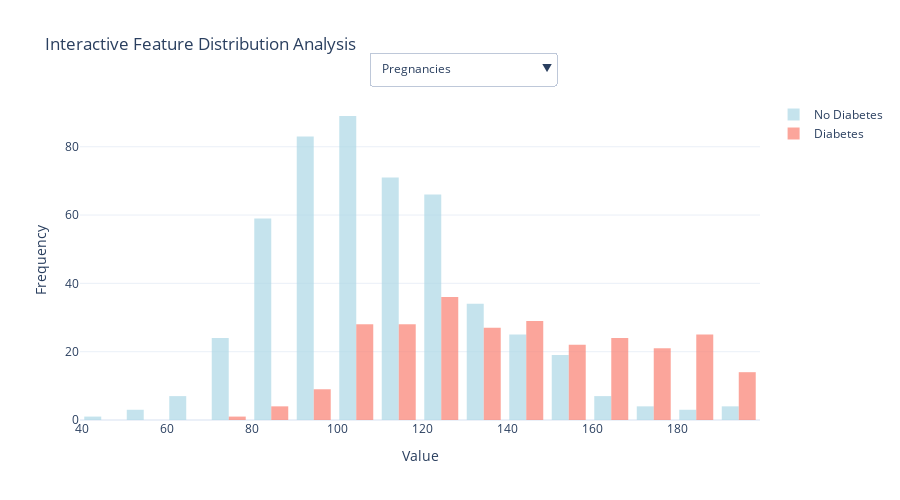

This figure's notebook cell:
### Code cell
# Create interactive feature distribution dashboard
def create_interactive_overview():
    numeric_cols = ['Pregnancies', 'Glucose', 'BloodPressure', 'SkinThickness', 'Insulin', 'BMI', 'DiabetesPedigreeFunction', 'Age']
    
    # Create dropdown buttons for features
    buttons = []
    for col in numeric_cols:
        buttons.append(dict(label=col,
                           method='update',
                           args=[{'x': [df_cleaned[col][df_cleaned['Outcome']==0], df_cleaned[col][df_cleaned['Outcome']==1]]},
                                {'title': f'Distribution of {col} by Diabetes Status'}]))
    
    # Create histogram
    fig = go.Figure()
    fig.add_trace(go.Histogram(x=df_cleaned['Glucose'][df_cleaned['Outcome']==0], 
                              name='No Diabetes', opacity=0.7, 
                              marker_color='lightblue', nbinsx=20))
    fig.add_trace(go.Histogram(x=df_cleaned['Glucose'][df_cleaned['Outcome']==1], 
                              name='Diabetes', opacity=0.7, 
                              marker_color='salmon', nbinsx=20))
    
    fig.update_layout(
        title='Interactive Feature Distribution Analysis',
        xaxis_title='Value',
        yaxis_title='Frequency',
        updatemenus=[dict(type='dropdown', x=0.7, y=1.15, buttons=buttons)],
        template='plotly_white', height=500
    )
    return fig

# Display interactive overview
overview_fig = create_interactive_overview()
overview_fig.show()

print('✅ Interactive feature distribution dashboard created!')

### Figure 1 — Plotly figure (JSON) as saved in the notebook; plotly's stock layout.template omitted (floating-point values rounded to 4 significant figures; data arrays with more than 128 entries replaced by an {"elided": "..."} marker saying what was removed)
{"data": [{"marker": {"color": "lightblue"}, "name": "No Diabetes", "nbinsx": 20, "opacity": 0.7, "type": "histogram", "x": {"elided": "499 float values"}}, {"marker": {"color": "salmon"}, "name": "Diabetes", "nbinsx": 20, "opacity": 0.7, "type": "histogram", "x": {"elided": "268 float values"}}], "layout": {"height": 500, "title": {"text": "Interactive Feature Distribution Analysis"}, "updatemenus": [{"buttons": [{"args": [{"x": {"elided": "2 rows, 767 int values in total"}}, {"title": "Distribution of Pregnancies by Diabetes Status"}], "label": "Pregnancies", "method": "update"}, {"args": [{"x": {"elided": "2 rows, 767 int values in total"}}, {"title": "Distribution of Glucose by Diabetes Status"}], "label": "Glucose", "method": "update"}, {"args": [{"x": {"elided": "2 rows, 767 int values in total"}}, {"title": "Distribution of BloodPressure by Diabetes Status"}], "label": "BloodPressure", "method": "update"}, {"args": [{"x": {"elided": "2 rows, 767 int values in total"}}, {"title": "Distribution of SkinThickness by Diabetes Status"}], "label": "SkinThickness", "method": "update"}, {"args": [{"x": {"elided": "2 rows, 767 int values in total"}}, {"title": "Distribution of Insulin by Diabetes Status"}], "label": "Insulin", "method": "update"}, {"args": [{"x": {"elided": "2 rows, 767 float values in total"}}, {"title": "Distribution of BMI by Diabetes Status"}], "label": "BMI", "method": "update"}, {"args": [{"x": {"elided": "2 rows, 767 float values in total"}}, {"title": "Distribution of DiabetesPedigreeFunction by Diabetes Status"}], "label": "DiabetesPedigreeFunction", "method": "update"}, {"args": [{"x": {"elided": "2 rows, 767 int values in total"}}, {"title": "Distribution of Age by Diabetes Status"}], "label": "Age", "method": "update"}], "type": "dropdown", "x": 0.7, "y": 1.15}], "xaxis": {"title": {"text": "Value"}}, "yaxis": {"title": {"text": "Frequency"}}}}
